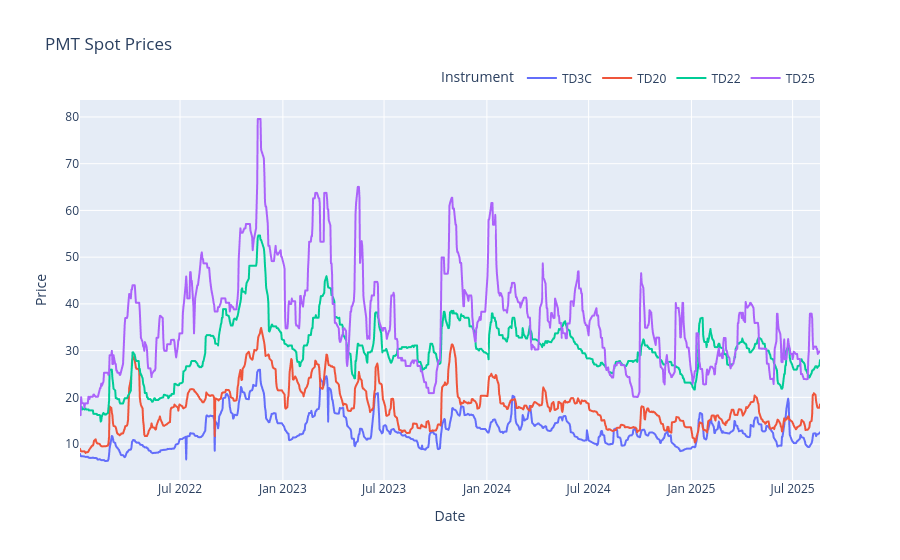

Write notebook code for a chart like this one.
### Code cell
fig = px.line(data, x='date', y='price', color='instrument', title='PMT Spot Prices')
#put axis labels at top of graph
fig.update_layout(xaxis_title='Date', yaxis_title='Price', legend_title='Instrument', legend=dict(orientation='h', yanchor='bottom', y=1.02, xanchor='right', x=1))
fig.show()

### Figure 1 — Plotly figure (JSON) as saved in the notebook; plotly's stock layout.template omitted (floating-point values rounded to 4 significant figures; data arrays with more than 128 entries replaced by an {"elided": "..."} marker saying what was removed)
{"data": [{"hovertemplate": "instrument=TD3C<br>date=%{x}<br>price=%{y}<extra></extra>", "legendgroup": "TD3C", "line": {"color": "#636efa", "dash": "solid"}, "marker": {"symbol": "circle"}, "mode": "lines", "name": "TD3C", "showlegend": true, "type": "scattergl", "x": {"elided": "895 str values"}, "xaxis": "x", "y": {"elided": "895 float values"}, "yaxis": "y"}, {"hovertemplate": "instrument=TD20<br>date=%{x}<br>price=%{y}<extra></extra>", "legendgroup": "TD20", "line": {"color": "#EF553B", "dash": "solid"}, "marker": {"symbol": "circle"}, "mode": "lines", "name": "TD20", "showlegend": true, "type": "scattergl", "x": {"elided": "895 str values"}, "xaxis": "x", "y": {"elided": "895 float values"}, "yaxis": "y"}, {"hovertemplate": "instrument=TD22<br>date=%{x}<br>price=%{y}<extra></extra>", "legendgroup": "TD22", "line": {"color": "#00cc96", "dash": "solid"}, "marker": {"symbol": "circle"}, "mode": "lines", "name": "TD22", "showlegend": true, "type": "scattergl", "x": {"elided": "895 str values"}, "xaxis": "x", "y": {"elided": "895 float values"}, "yaxis": "y"}, {"hovertemplate": "instrument=TD25<br>date=%{x}<br>price=%{y}<extra></extra>", "legendgroup": "TD25", "line": {"color": "#ab63fa", "dash": "solid"}, "marker": {"symbol": "circle"}, "mode": "lines", "name": "TD25", "showlegend": true, "type": "scattergl", "x": {"elided": "895 str values"}, "xaxis": "x", "y": {"elided": "895 float values"}, "yaxis": "y"}], "layout": {"legend": {"orientation": "h", "title": {"text": "Instrument"}, "tracegroupgap": 0, "x": 1, "xanchor": "right", "y": 1.02, "yanchor": "bottom"}, "title": {"text": "PMT Spot Prices"}, "xaxis": {"anchor": "y", "domain": [0, 1], "title": {"text": "Date"}}, "yaxis": {"anchor": "x", "domain": [0, 1], "title": {"text": "Price"}}}}
